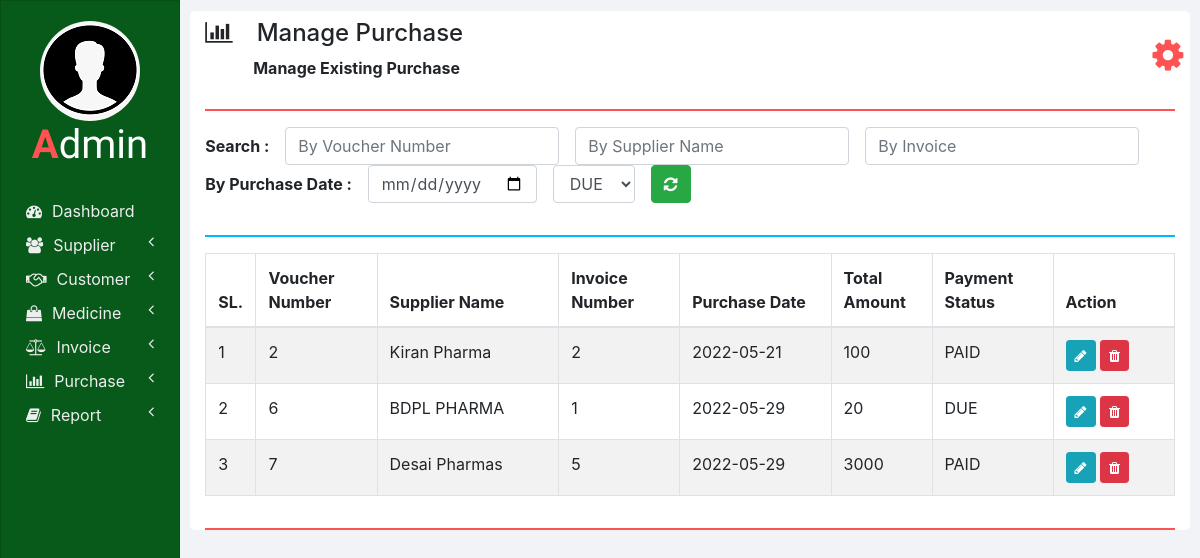
Screenshot of /manage_purchase.php with the database file from the repository.
### tables this page shows
CREATE TABLE `purchases` (
  `SUPPLIER_NAME` varchar(100) NOT NULL,
  `INVOICE_NUMBER` int(11) NOT NULL,
  `VOUCHER_NUMBER` int(11) NOT NULL,
  `PURCHASE_DATE` varchar(10) NOT NULL,
  `TOTAL_AMOUNT` double NOT NULL,
  `PAYMENT_STATUS` varchar(20) NOT NULL
);

### php/manage_purchase.php (the view, shortened to what this page needs)
<?php
  function showPurchases($id) {
    require "db_connection.php";
    if($con) {
      $seq_no = 0;
      $query = "SELECT * FROM purchases";
      $result = mysqli_query($con, $query);
      while($row = mysqli_fetch_array($result)) {
        $seq_no++;
        if($row['VOUCHER_NUMBER'] == $id)
          showEditOptionsRow($seq_no, $row);
        else
          showPurchaseRow($seq_no, $row);
      }
    }
  }
  function showPurchaseRow($seq_no, $row) {
    ?>
    <tr>
      <td><?php echo $seq_no; ?></td>
      <td><?php echo $row['VOUCHER_NUMBER']; ?></td>
      <td><?php echo $row['SUPPLIER_NAME'] ?></td>
      <td><?php echo $row['INVOICE_NUMBER']; ?></td>
      <td><?php echo $row['PURCHASE_DATE']; ?></td>
      <td><?php echo $row['TOTAL_AMOUNT']; ?></td>
      <td><?php echo $row['PAYMENT_STATUS']; ?></td>
      <td>
        <button href="" class="btn btn-info btn-sm" onclick="editPurchase(<?php echo $row['VOUCHER_NUMBER']; ?>);">
          <i class="fa fa-pencil"></i>
        </button>
        <button class="btn btn-danger btn-sm" onclick="deletePurchase(<?php echo $row['VOUCHER_NUMBER']; ?>);">
          <i class="fa fa-trash"></i>
        </button>
      </td>
    </tr>
    <?php
  }
  ?>

### css/sidenav.css (style rules this page uses)
body { background-color: #f1f3f6; }
.sidenav { width: 15%; height: 100vh; background-color: #222222; position: fixed; z-index: 1; flex: 1 0 auto; }
.card { width: 100%; height: 100%; top: 0; border-radius: 0; background-color: #075a1a; }
.logo .logo-caption { font-family: 'Poiret One', cursive; color: #ffffff; text-align: center; margin-bottom: 25px; }
.logo .profile { margin-left: 50%; border-radius: 50%; transform: translate(-50%); }
.logo .tweak { color: #ff5252; font-weight: bold; }
.main-menu-item { padding: 5px 5px; cursor: pointer; }
.main-menu-item > a { color: #eeeeee; text-decoration: none; font-size: 16px; }
.main-menu-item > a > span { margin-left: 10px; }

### css/home.css (style rules this page uses)
html, body { height: 100vh; }

### rows the page displays
purchases: seq_no "1", VOUCHER_NUMBER "2", SUPPLIER_NAME "Kiran Pharma", INVOICE_NUMBER "2", PURCHASE_DATE "2022-05-21", TOTAL_AMOUNT "100", PAYMENT_STATUS "PAID"
purchases: seq_no "2", VOUCHER_NUMBER "6", SUPPLIER_NAME "BDPL PHARMA", INVOICE_NUMBER "1", PURCHASE_DATE "2022-05-29", TOTAL_AMOUNT "20", PAYMENT_STATUS "DUE"
purchases: seq_no "3", VOUCHER_NUMBER "7", SUPPLIER_NAME "Desai Pharmas", INVOICE_NUMBER "5", PURCHASE_DATE "2022-05-29", TOTAL_AMOUNT "3000", PAYMENT_STATUS "PAID"

### other values shown
$heading "Manage Purchase"
$sub_heading "Manage Existing Purchase"
